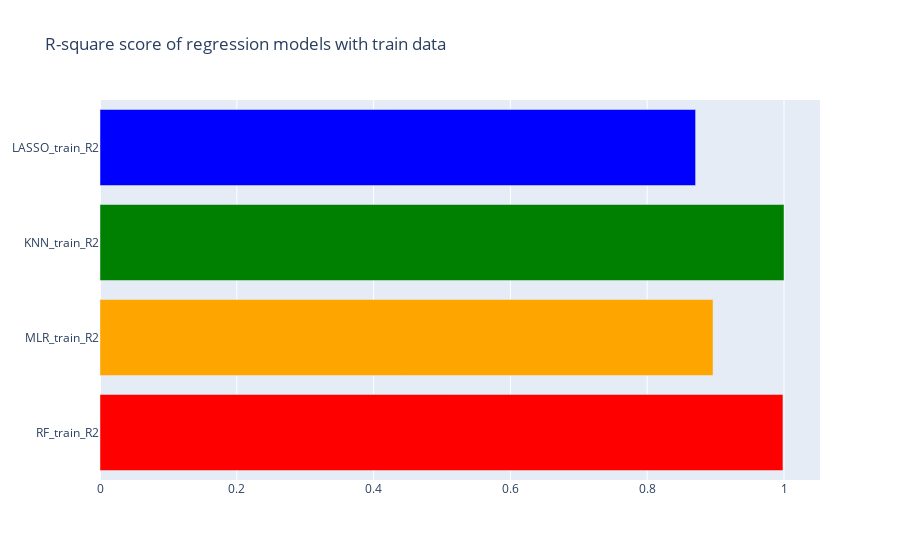

The code cell stored with this chart in its notebook:
### Code cell
train_R2_plot = [
    go.Bar(
        y=['RF_train_R2', 'MLR_train_R2', 'KNN_train_R2', 'LASSO_train_R2'],
        x=[0.998468, 0.896227, 1.0, 0.870747],
        orientation='h',
        marker=dict(color=['red', 'orange', 'green', 'blue'])
    )
]

layout = go.Layout(title='R-square score of regression models with train data')

fig = go.Figure(data=train_R2_plot, layout=layout)

fig.show()

### Figure 1 — Plotly figure (JSON) as saved in the notebook; plotly's stock layout.template omitted (floating-point values rounded to 4 significant figures)
{"data": [{"marker": {"color": ["red", "orange", "green", "blue"]}, "orientation": "h", "type": "bar", "x": [0.9985, 0.8962, 1, 0.8707], "y": ["RF_train_R2", "MLR_train_R2", "KNN_train_R2", "LASSO_train_R2"]}], "layout": {"title": {"text": "R-square score of regression models with train data"}}}
